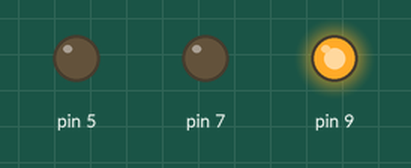
This sketch was run on a simulated Arduino Uno, built with avr-gcc and run on an emulated ATmega328P. Shown: output pins drawn as LEDs (lit = HIGH).

Above: at 1.5 s.
At 3.5 s:
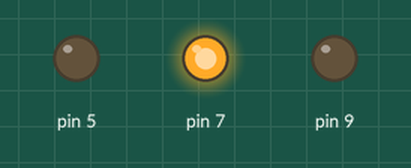
At 5.5 s:
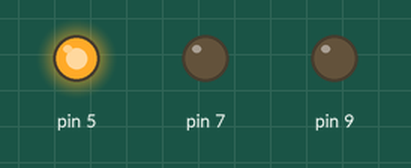
Timing chart, 0 to 9.1 s (numbered marks = the images above):
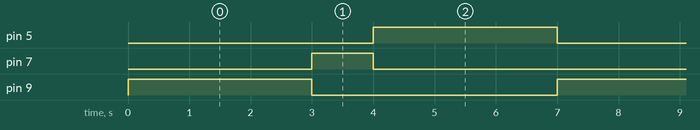

The sketch:

Ard-Prac-P1.ino
```cpp
int DelTime = 3000;
int Del2 = 1000;

void setup() {
  // put your setup code here, to run once:
pinMode(7, OUTPUT);
pinMode(5, OUTPUT);
pinMode(9, OUTPUT);

}

void loop() {
  // put your main code here, to run repeatedly:
digitalWrite(9, HIGH);
delay(DelTime);
digitalWrite(9, LOW);
digitalWrite(7, HIGH);
delay(Del2);
digitalWrite(7, LOW);
digitalWrite(5, HIGH);
delay(DelTime);
digitalWrite(5, LOW);
}
```

Measured:
- by itself, pin 5, pin 9: alternates HIGH for 3.0 s and LOW for 4.0 s
- by itself, pin 7: alternates HIGH for 1.0 s and LOW for 6.0 s
- by itself, everything shown: repeats every 7.0 s, in 4 steps
